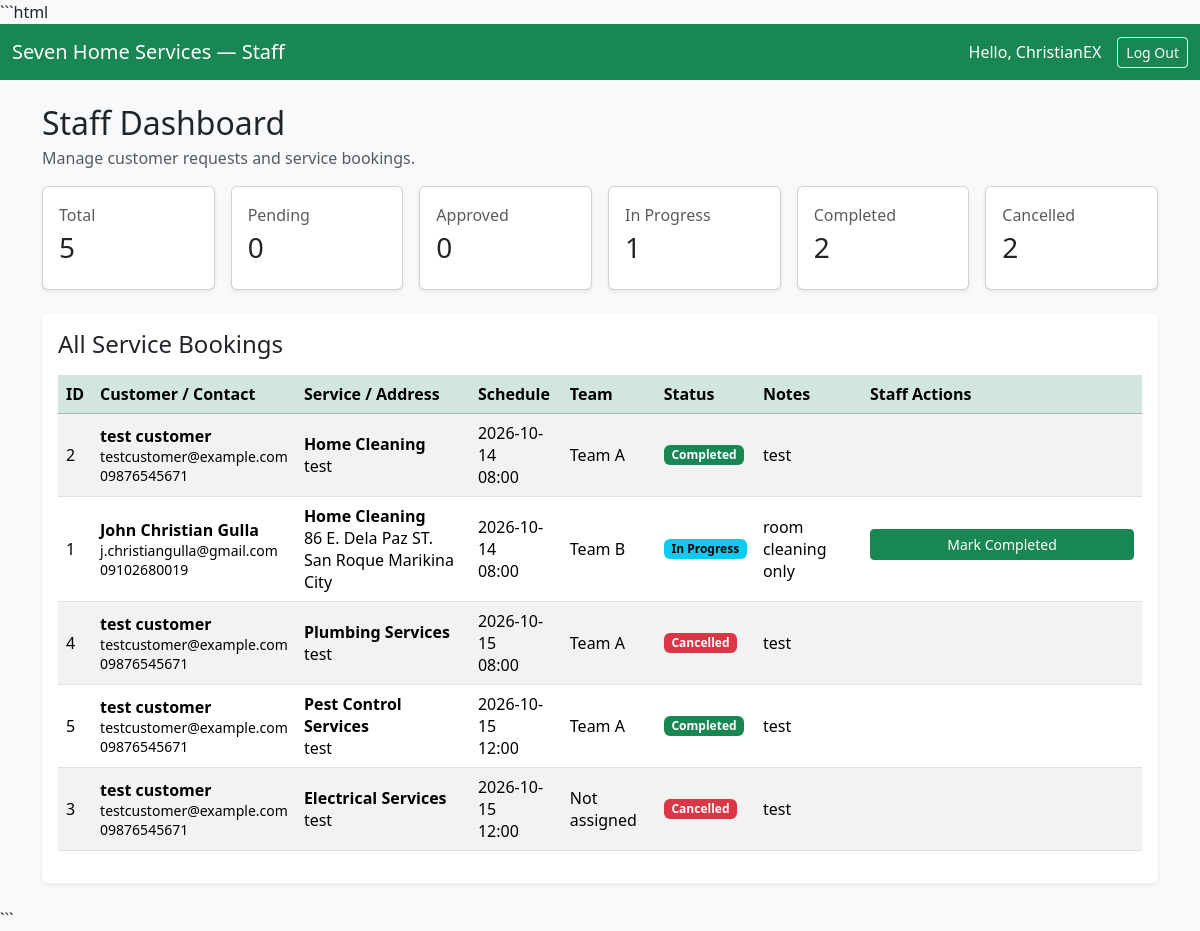
Page /staff/dashboard (signed in) on the committed database.
### tables this page shows
CREATE TABLE bookings (
                id INTEGER PRIMARY KEY AUTOINCREMENT,
                customer_id INTEGER NOT NULL,
                service_type TEXT NOT NULL,
                service_address TEXT NOT NULL,
                preferred_date TEXT NOT NULL,
                preferred_time TEXT NOT NULL,
                additional_notes TEXT,
                status TEXT NOT NULL DEFAULT 'Pending',
                created_at TIMESTAMP DEFAULT CURRENT_TIMESTAMP, team_id INTEGER REFERENCES teams(id), cancelled_by TEXT, cancellation_reason TEXT, cancelled_at TIMESTAMP,
                FOREIGN KEY (customer_id)
                    REFERENCES customers(id)
            );

CREATE TABLE customers (
                id INTEGER PRIMARY KEY AUTOINCREMENT,
                first_name TEXT NOT NULL,
                last_name TEXT NOT NULL,
                email TEXT NOT NULL UNIQUE,
                contact_number TEXT NOT NULL,
                password_hash TEXT NOT NULL,
                created_at TIMESTAMP DEFAULT CURRENT_TIMESTAMP
            );

CREATE TABLE teams (
                id INTEGER PRIMARY KEY AUTOINCREMENT,
                service_type TEXT NOT NULL,
                team_name TEXT NOT NULL,
                availability TEXT NOT NULL DEFAULT 'Available',
                UNIQUE(service_type, team_name)
            );

### app.py (the view)
@app.route("/staff/dashboard")
def staff_dashboard():
    if not staff_required():
        return redirect(url_for("staff_login"))
    with get_db_connection() as connection:
        counts = connection.execute("""
            SELECT
                COUNT(*) AS total,
                SUM(CASE WHEN status = 'Pending' THEN 1 ELSE 0 END) AS pending,
                SUM(CASE WHEN status = 'Approved' THEN 1 ELSE 0 END) AS approved,
                SUM(CASE WHEN status = 'In Progress' THEN 1 ELSE 0 END) AS in_progress,
                SUM(CASE WHEN status = 'Completed' THEN 1 ELSE 0 END) AS completed,
                SUM(CASE WHEN status = 'Cancelled' THEN 1 ELSE 0 END) AS cancelled
            FROM bookings
        """).fetchone()
        bookings = connection.execute("""
            SELECT
                b.*,
                c.first_name,
                c.last_name,
                c.email AS customer_email,
                c.contact_number,
                t.team_name
            FROM bookings AS b
            LEFT JOIN customers AS c ON c.id = b.customer_id
            LEFT JOIN teams AS t ON t.id = b.team_id
            ORDER BY
                CASE WHEN b.status = 'Pending' THEN 0 ELSE 1 END,
                b.preferred_date ASC,
                b.preferred_time ASC,
                b.id DESC
        """).fetchall()
        teams = connection.execute("""
            SELECT id, service_type, team_name
            FROM teams
            ORDER BY service_type, team_name
        """).fetchall()
    return render_template(
        "staff_dashboard.html",
        counts=counts,
        bookings=bookings,
        teams=teams
    )

### app.py (called while the page is built)
def staff_required():
    if "staff_id" not in session:
        flash("Please log in with a staff account.", "warning")
        return False
    return True

### database.py (called while the page is built)
def get_db_connection():
    connection = sqlite3.connect(DATABASE_PATH)
    connection.row_factory = sqlite3.Row
    connection.execute("PRAGMA foreign_keys = ON")
    return connection

### templates/staff_dashboard.html (shortened to what this page needs)
<!DOCTYPE html>
<html lang="en">
<head>
    <link href="https://cdn.jsdelivr.net/npm/bootstrap@5.3.3/dist/css/bootstrap.min.css"
          rel="stylesheet">
</head>
<body class="bg-light">
<nav class="navbar navbar-dark bg-success">
    <div class="container-fluid">
        <a class="navbar-brand" href="{{ url_for('staff_dashboard') }}">
            Seven Home Services — Staff
        </a>
        <div class="d-flex align-items-center gap-3">
            <span class="text-white">
                Hello, {{ session.get('staff_name', 'Staff') }}
            </span>
            <a class="btn btn-outline-light btn-sm"
               href="{{ url_for('logout') }}">Log Out</a>
        </div>
    </div>
</nav>
<main class="container-fluid container-lg py-4">
    <h2 class="mb-1">Staff Dashboard</h2>
    <p class="text-muted">Manage customer requests and service bookings.</p>
    <div class="row g-3 mb-4">
        {% for key, label in [
            ('total', 'Total'),
            ('pending', 'Pending'),
            ('approved', 'Approved'),
            ('in_progress', 'In Progress'),
            ('completed', 'Completed'),
            ('cancelled', 'Cancelled')
        ] %}
        <div class="col-6 col-md-4 col-lg-2">
            <div class="card shadow-sm h-100">
                <div class="card-body">
                    <p class="text-muted mb-1">{{ label }}</p>
                    <h3>{{ counts[key] or 0 }}</h3>
                </div>
            </div>
        </div>
        {% endfor %}
    </div>
    <div class="card shadow-sm border-0">
        <div class="card-body">
            <h4 class="mb-3">All Service Bookings</h4>
            {% if bookings %}
            <div class="table-responsive">
                <table class="table table-striped table-hover align-middle">
                    <thead class="table-success">
                    <tr>
                        <th>ID</th>
                        <th>Customer / Contact</th>
                        <th>Service / Address</th>
                        <th>Schedule</th>
                        <th>Team</th>
                        <th>Status</th>
                        <th>Notes</th>
                        <th style="min-width:280px">Staff Actions</th>
                    </tr>
                    </thead>
                    <tbody>
                    {% for booking in bookings %}
                    <tr>
                        <td>{{ booking['id'] }}</td>
                        <td>
                            <strong>
                                {{ booking['first_name'] or '' }}
                                {{ booking['last_name'] or '' }}
                            </strong>
                            <br>
                            <small>{{ booking['customer_email'] or '' }}</small>
                            <br>
                            <small>{{ booking['contact_number'] or '—' }}</small>
                        </td>
                        <td>
                            <strong>{{ booking['service_type'] }}</strong>
                            <br>
                            {{ booking['service_address'] }}
                        </td>
                        <td>
                            {{ booking['preferred_date'] }}
                            <br>
                            {{ booking['preferred_time'] }}
                        </td>
                        <td>{{ booking['team_name'] or 'Not assigned' }}</td>
                        <td>
                            {% set status = booking['status']|lower|replace(' ', '_') %}
                            <span class="badge
                                {% if status == 'pending' %}text-bg-warning
                                {% elif status == 'approved' %}text-bg-primary
                                {% elif status == 'in_progress' %}text-bg-info
                                {% elif status == 'completed' %}text-bg-success
                                {% elif status == 'cancelled' %}text-bg-danger
                                {% else %}text-bg-secondary{% endif %}">
                                {{ booking['status'] }}
                            </span>
                        </td>
                        <td>{{ booking['additional_notes'] or '—' }}</td>
                        <td>
                            {% if status == 'pending' %}
                            <form method="POST"
                                  action="{{ url_for('approve_booking', booking_id=booking['id']) }}"
                                  class="mb-3">
                                <label class="form-label small">Assign a team</label>
                                <select class="form-select form-select-sm mb-2"
                                        name="team_id" required>
                                    <option value="">Choose team</option>
                                    {% for team in teams %}
                                        {% if team['service_type'] == booking['service_type'] %}
                                        <option value="{{ team['id'] }}">
                                            {{ team['team_name'] }}
                                        </option>
                                        {% endif %}
                                    {% endfor %}
                                </select>
                                <button class="btn btn-success btn-sm w-100"
                                        type="submit">
                                    Approve Booking
                                </button>
                            </form>
                            {% elif status == 'in_progress' %}
                            <form method="POST"
                                  action="{{ url_for('update_booking_status', booking_id=booking['id']) }}"
                                  class="mb-2">
                                <button class="btn btn-success btn-sm w-100"
                                        type="submit">
                                    Mark Completed
                                </button>
                            </form>
                            {% endif %}
                        </td>
                    </tr>
                    {% endfor %}
                    </tbody>
                </table>
            </div>
            {% else %}
            <p class="text-muted">No bookings have been submitted yet.</p>
            {% endif %}
        </div>
    </div>
</main>
</body>
</html>

### rows in the picture
bookings: status "In Progress", counts "1", id "1", first_name "John Christian", last_name "Gulla", email "j.christiangulla@gmail.com", contact_number "09102680019", service_type "Home Cleaning", service_address "86 E. Dela Paz ST. San Roque Marikina City", preferred_date "2026-10-14", preferred_time "08:00", team_name "Team B", additional_notes "room cleaning only"
bookings: id "2", first_name "test", last_name "customer", email "testcustomer@example.com", contact_number "09876545671", service_type "Home Cleaning", service_address "test", preferred_date "2026-10-14", preferred_time "08:00", team_name "Team A", status "Completed", additional_notes "test"
bookings: id "4", first_name "test", last_name "customer", email "testcustomer@example.com", contact_number "09876545671", service_type "Plumbing Services", service_address "test", preferred_date "2026-10-15", preferred_time "08:00", team_name "Team A", status "Cancelled", additional_notes "test"
bookings: id "5", first_name "test", last_name "customer", email "testcustomer@example.com", contact_number "09876545671", service_type "Pest Control Services", service_address "test", preferred_date "2026-10-15", preferred_time "12:00", team_name "Team A", status "Completed", additional_notes "test"
bookings: id "3", first_name "test", last_name "customer", email "testcustomer@example.com", contact_number "09876545671", service_type "Electrical Services", service_address "test", preferred_date "2026-10-15", preferred_time "12:00", booking "Not assigned", status "Cancelled", additional_notes "test"

### other values in the picture
{{ session.get('staff_name', 'Staff') }} "ChristianEX"
{{ label }} "Total" "Pending" "Approved" "Completed" "Cancelled"
{{ counts[key] or 0 }} "5" "0" "0" "2" "2"
